Frame 1 (no input): blank canvas, image omitted
Frame 60 (no input): blank canvas, image omitted
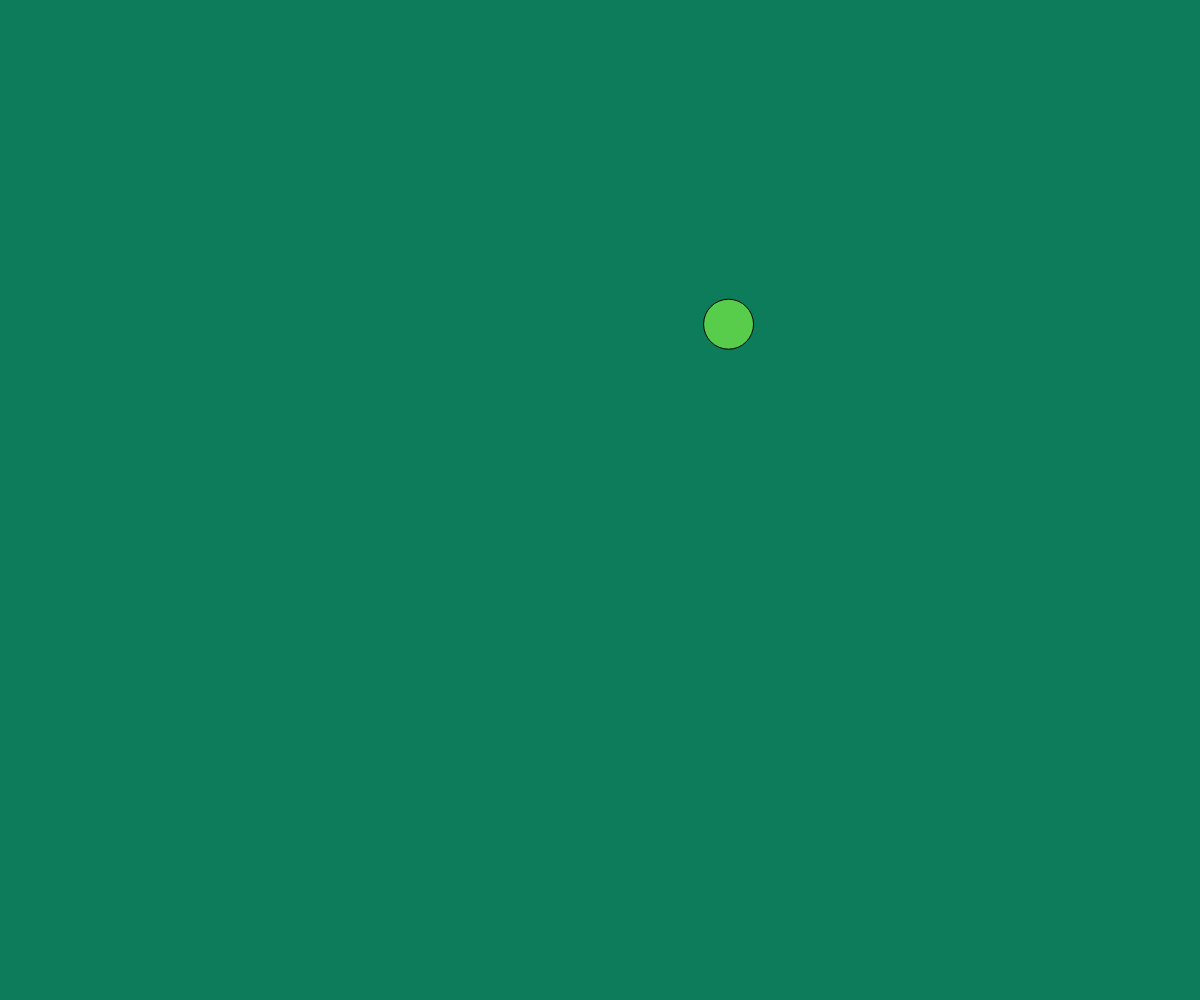
Frame 120 (the mouse pressed at the canvas centre since frame 60)

The p5.js sketch whose frames 1 and 60 were blank and that drew this single picture after the mouse press (run headless with seeded random() and noise() and a simulated clock; from frame 60 on, the mouse is pressed at the canvas centre):

// p5.js sketch
// ── sketch.js
// Ball Array Demo
// TJ HAM
// 3/3/2026

let ballArray = [];


function setup() {
  createCanvas(windowWidth, windowHeight);
}

function draw() {
  background(12,124,91);
  for (let ball of ballArray){
    fill(ball.r,ball.g,ball.b);
    ball.x += ball.dx;
    ball.y += ball.dy;
    circle(ball.x,ball.y,ball.radius*2);
    if (ball.x > width){
      ball.x = 0;
    }
    if (ball.x < 0){
      ball.x = width;
    }
    if (ball.y >height){
      ball.y = 0;
    }
    if (ball.y < 0){
      ball.y = height;
    }
  }

}

function mousePressed(){
  spawnBall(mouseX,mouseY);
}
function spawnBall(_x, _y){
  let ball = {
    x:_x,
    y:_y,
    dx: random (-5,5),
    dy: random(-5,5),
    radius: random (10,30),
    r: random(0,255),
    g:random(0,255),
    b: random(0,255),
  };

  ballArray.push(ball);
}

function drawBall(){
  for (let ball of ballArray){
  }
}


function windowResized(){
  windowWidth = windowWidth;
  windowHeight = windowHeight;
}
